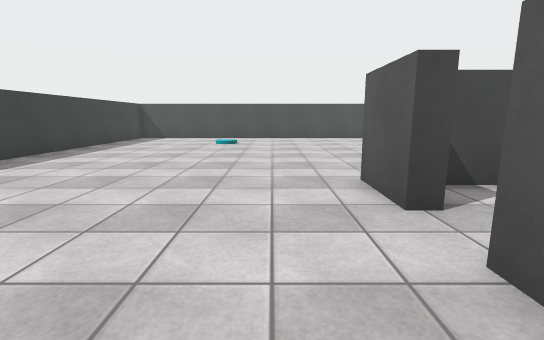
View 1 (above)

12 first-person views from a walk through a Unity game level. The camera is 1.2 m above the floor, tilts 10° down and sees 85° across. The floor is counted in squares, 1 m on a side. Each view is taken from the middle of a square. On the plan, view 1 faces up. The plan holds only what a view shows up to about 13 squares ahead; the rest is blank. The player is left out. Door leaves are left out, so doorways stand open. Surface patterns are stand-ins for the level's own textures.

View 2
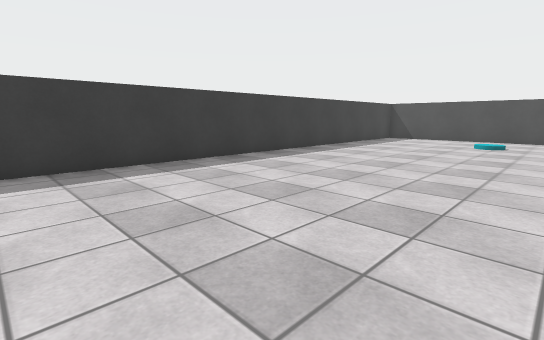

View 3
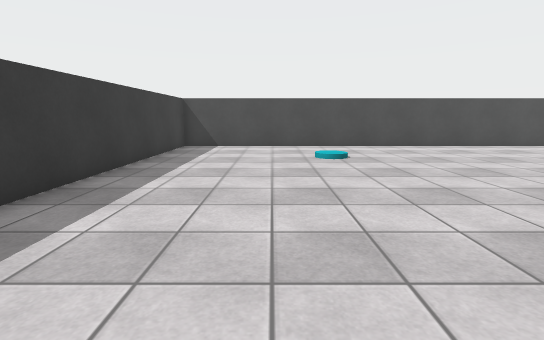

View 4
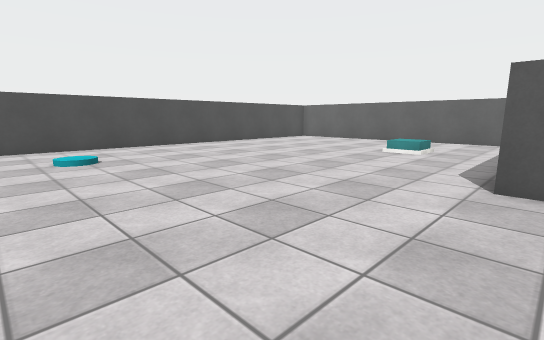

View 5
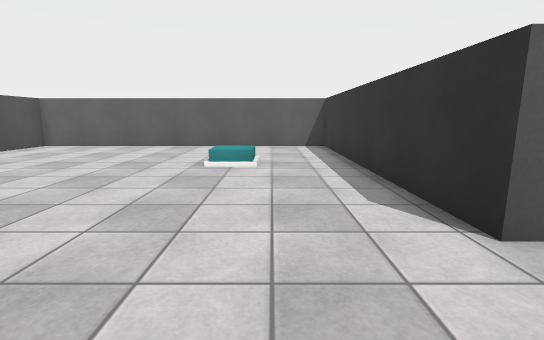

View 6
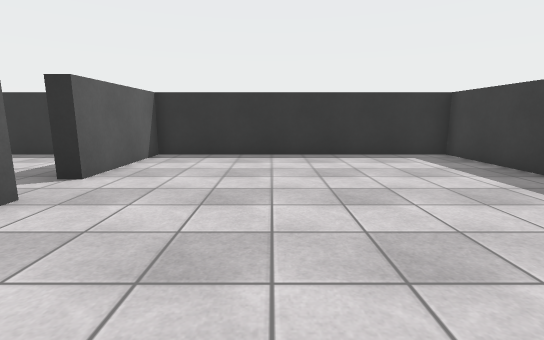

View 7
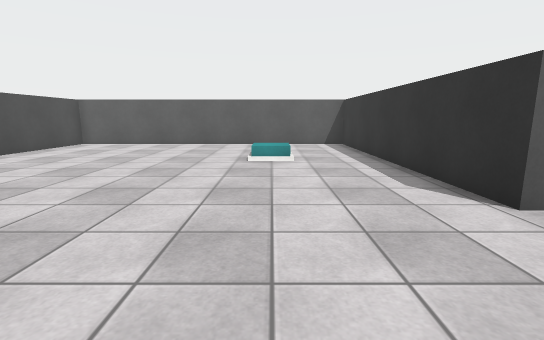

View 8
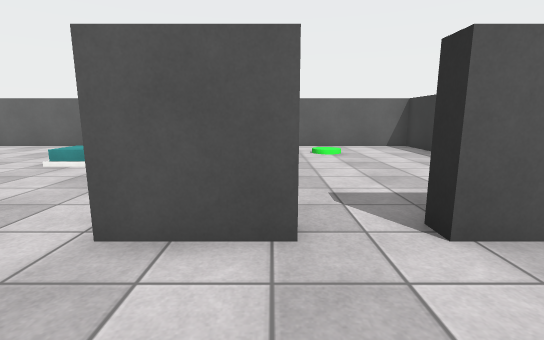

View 9
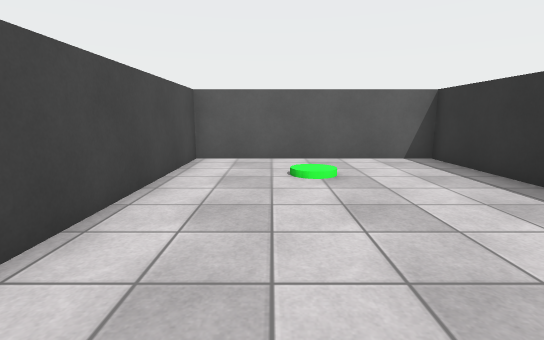

View 10
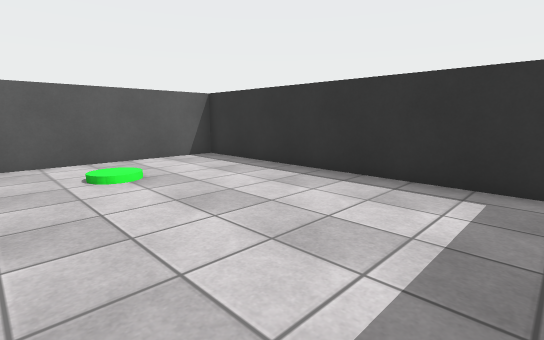

View 11
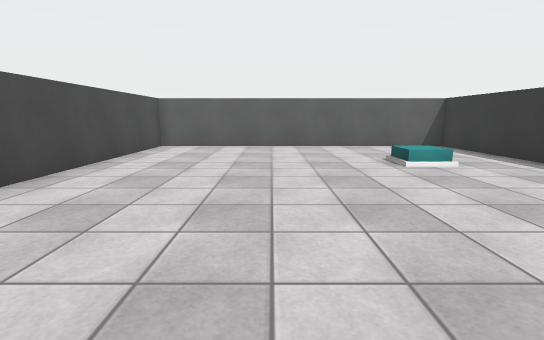

View 12
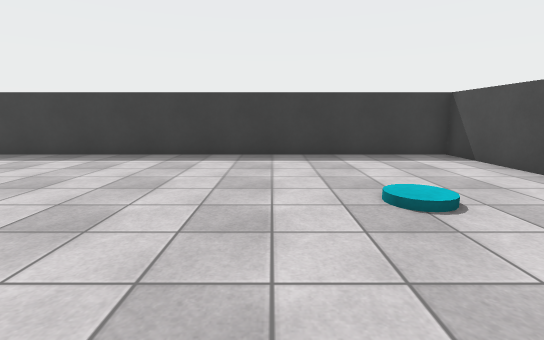

### Floor plan
Ten units are one square. View 1 is at (0, 0); x grows to the right and y downward. Boxes are objects, and circles mark ways between rooms. Rooms are numbered by the first view taken in them; rooms with no view inside come last. Other rooms are left out.
<svg viewBox="-82 -182 204 205">
<path fill="none" stroke="#000" d="M18 -37 18 -57 117 -57 117 -177 -77 -177 -77 18 18 18 18 -22M31 18 117 18 117 -52 31 -52"/>
<circle cx="20" cy="-30" r="3" fill="#2a7"/>
<text x="10" y="-100">1</text>
<text x="70" y="-20">2</text>
</svg>
Room 1 opens to room 2.

Where each view was taken, in squares from view 1:
view 1: 0 up, 0 right, facing up
view 2: 0 up, 0 right, facing up-left
view 3: 5 up, 4 left, facing up
view 4: 5 up, 4 left, facing up-right
view 5: 8 up, 1 left, facing right
view 6: 8 up, 2 left, facing down
view 7: 9 up, 2 left, facing right
view 8: 4 up, 1 left, facing right
view 9: 3 up, 3 right, facing right
view 10: 4 up, 3 right, facing down-right
view 11: 13 up, 1 left, facing right
view 12: 12 up, 2 right, facing left
